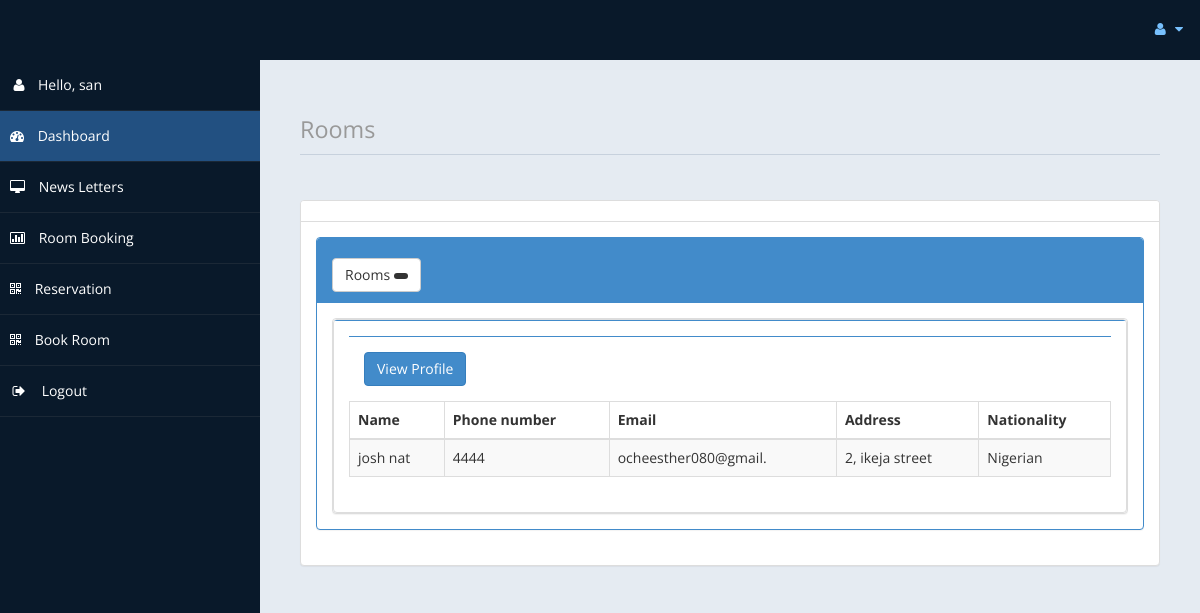
/customerrrs_profile/ (signed in), run on the app's committed database.
### second_hotel/models.py (models this page shows, shortened)
class Customerrs(models.Model):
    user = models.OneToOneField(User,null=True,on_delete=models.CASCADE)
    name = models.CharField(max_length=200,null=True)
    phone_no = models.CharField(max_length=200,null=True)
    email = models.CharField(max_length=200,null=True)
    address = models.CharField(max_length=200,null=True)
    nationality = models.CharField(max_length=200,null=True)
    is_verfied = models.BooleanField(default= False)

### second_hotel/decorators.py (the view)
    def wrapper_func(request,*args,**kwargs):
        is_verfied = Customerrs.objects.get(user=request.user).is_verfied
        if not is_verfied:
            return redirect('profile')
        else:
            return view_func(request, *args,**kwargs)

### second_hotel/views.py (called while the page is built)
@login_required(login_url='login')
@verified_user
def customerrrs_profile(request):
    customerslists = Customerrs.objects.all()
    context = {
        "customerslists": customerslists,
    }
    return render(request,"second_app/customersprofile.html",
                   context)

### second_hotel/templates/second_app/customersprofile.html (shortened to what this page needs)
{% load static %}
<!DOCTYPE html>
<html xmlns="http://www.w3.org/1999/xhtml">
<head>
    <link href="{% static 'second/assets/css/bootstrap.css'%}" rel="stylesheet" />
    <link href="{% static 'second/assets/css/font-awesome.css'%}" rel="stylesheet" />
    <link href="{% static 'second/assets/js/morris/morris-0.4.3.min.css'%}" rel="stylesheet" />
    <link href="{% static 'second/assets/css/custom-styles.css'%}" rel="stylesheet" />
</head>
<body>
    <div id="wrapper">
        <nav class="navbar navbar-default top-navbar" role="navigation">
            <div class="navbar-header">
                <a class="navbar-brand" href=" "> </a>
            </div>
            <ul class="nav navbar-top-links navbar-right">
                <li class="dropdown">
                    <a class="dropdown-toggle" data-toggle="dropdown" href="#" aria-expanded="false">
                        <i class="fa fa-user fa-fw"></i> <i class="fa fa-caret-down"></i>
                    </a>
                </li>
            </ul>
        </nav>
        <nav class="navbar-default navbar-side" role="navigation">
            <div class="sidebar-collapse">
                <ul class="nav" id="main-menu">
                    <li>
                        <a href=""><i class="fa fa-user fa-fw"></i>Hello, {{ request.user }}</a>
                      </li>
                    <li>
                        <a class="active-menu"  href="{% url 'admindashboard' %}"><i class="fa fa-dashboard"></i> Dashboard</a>
                    </li>
                    <li>
                        <a href=" "><i class="fa fa-desktop"></i> News Letters</a>
                    </li>
					<li>
                        <a href="{% url 'roombooking' %}"><i class="fa fa-bar-chart-o"></i> Room Booking</a>
                    </li>
                    <li>
                        <a href="{% url 'reservation' %}"><i class="fa fa-qrcode"></i> Reservation</a>
                      </li>
                      <li>
                        <a href="{% url 'new' %}"><i class="fa fa-qrcode"></i> Book Room</a>
                    </li>
                    <li>
                        <a href="{% url 'logout' %} "><i class="fa fa-sign-out fa-fw"></i> Logout</a>
                    </li>
					</ul>
            </div>
        </nav>
        <div id="page-wrapper">
            <div id="page-inner">
                <div class="row">
                    <div class="col-md-12">
                        <h1 class="page-header">
                            <small>Rooms </small>
                        </h1>
                    </div>
                </div>
					<div class="row">
                <div class="col-md-12">
                    <div class="panel panel-default">
                        <div class="panel-heading">
                        </div>
                        <div class="panel-body">
                            <div class="panel-group" id="accordion">
							<div class="panel panel-primary">
                                    <div class="panel-heading">
                                        <h4 class="panel-title">
                                            <a data-toggle="collapse" data-parent="#accordion" href="#collapseTwo">
											<button class="btn btn-default" type="button">
												  Rooms  <span class="badge"> </span>
											</button>
											</a>
                                        </h4>
                                    </div>
                                    <div id="collapseTwo" class="panel-collapse in" style="height: auto;">
                                        <div class="panel-body">
                                           <div class="panel panel-default">
                             <div class="row">
                <div class="col-md-12">
                    <div class="panel panel-default">
                        <div class="panel-body">
                            <div class="table-responsive">
                                <table class="table table-striped table-bordered table-hover" id="dataTables-example">
                                    <thead>
                                        <tr>
                                            <th>Name</th>
                                            <th>Phone number</th>
                                            <th>Email </th>
                                            <th>Address</th>
                                            <th>Nationality</th>
                                        </tr>
                                       </thead>
                                         <tbody>
                                            {% for customerlist in customerslists %}
                                            {% if customerlist.user == user  %}
                                          <tr>
                                            <td>{{customerlist.name}}</td>
                                            <td>{{customerlist.phone_no}}</td>
                                            <td>{{customerlist.email}}</td>
                                            <td>{{customerlist.address}}</td>
                                            <td>{{customerlist.nationality}}</td>
                                        </tr>
                                        {% endif %}
                                        {% endfor %}
								           </div>
                                    </div>
                                </div>
                            </div>
                        </div>
                    </div>
                </div>
            </div>
                <div class='panel-body'>
                    <a class='btn btn-primary'  href="{% url 'profile' %}">View Profile</a>
                                        </div>
                                    </div>
                                </div>
                            </div>
                        </div>
            </div>
        </div>
    </div>
</body>
</html>

### second_hotel/static/second/assets/css/custom-styles.css (style rules this page uses)
body { font-family: 'Open Sans', sans-serif; }
#wrapper { width: 100%; background:#09192A; }
#page-wrapper { padding: 15px 15px; min-height: 600px; background:#E5EBF2; }
#page-inner { width:100%; margin:10px 20px 10px 0px; background-color:transparent; padding:10px; min-height:1200px; }
h1, .h1, h2, .h2, h3, .h3 { margin-top: 7px; margin-bottom: -5px; }
h4 { padding-top:10px; }
.page-header { padding-bottom: 9px; margin: 10px 0 45px; border-bottom: 1px solid #C7D1DD; }
.panel-default > .panel-heading { color: #000; background-color: #FFFFFF; border-color: #ddd; font-weight:bold; }
.top-navbar { margin:0px; }
.top-navbar .navbar-brand { color: #fff; width: 260px; text-align: left; height: 60px; font-size: 30px; font-weight: 700; text-transform: uppercase; line-height: 30px; }
.top-navbar .nav > li { position: relative; display: inline-block; }
.top-navbar .nav > li > a { position: relative; display: block; padding: 19px 15px; color: #77C0FD; }
.active-menu { background-color:#225081!important; }
.sidebar-collapse , .sidebar-collapse .nav { background:none; }
.sidebar-collapse .nav { padding:0; }
.sidebar-collapse .nav > li > a { color:#fff; background:transparent; text-shadow:none; }
.sidebar-collapse > .nav > li > a { padding:15px 10px; }
.sidebar-collapse > .nav > li { border-bottom: 1px solid rgba(107, 108, 109, 0.19); }
.navbar-side { border:none; background-color: transparent; }
.top-navbar { background:#09192A; border-bottom:none; }
.top-navbar .nav > li > a > i { margin-right: 2px; }
.navbar-default { border:0px solid black; }
.navbar-header { background: #09192A; }
.nav > li > a > i { margin-right:10px; }
@media (min-width:768px) { #page-wrapper { margin: 0 0 0 260px; padding: 15px 30px; min-height: 1200px; } }
@media (min-width:768px) { .navbar-side { z-index: 1; position: absolute; width: 260px; } }
@media (min-width:768px) { .navbar { border-radius: 0px; } }

### data on the page
Customerrs: name "josh nat", phone_no "4444", email "ocheesther080@gmail.", address "2, ikeja street", nationality "Nigerian"

### other printed values
{{ request.user }} "san"
